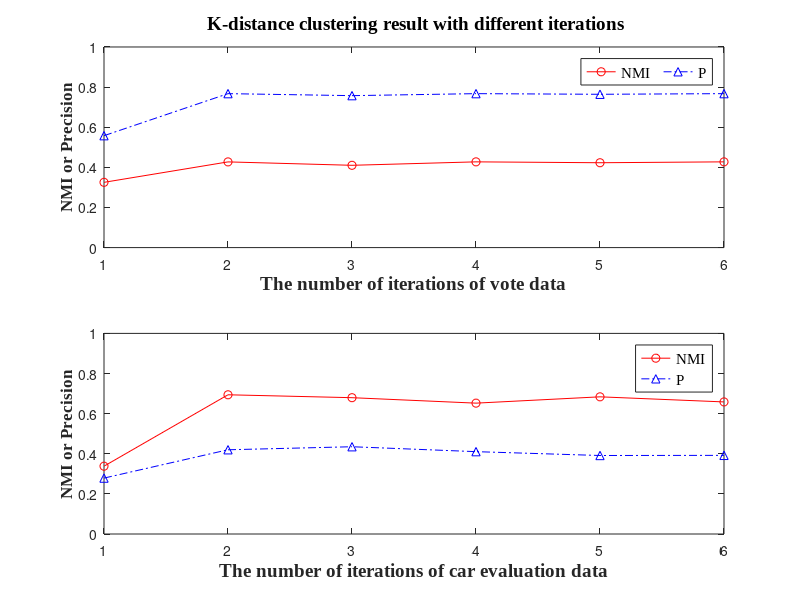

Reproduce this figure in MATLAB.
clc, clear, close all;
x=[1,2,3,4,5,6];
%vote data
y=[0.3253,0.4272,0.4102,0.4274,0.423,0.4274];%NMI
y1 =[0.5578,0.7674,0.7574,0.7674,0.7642,0.7674];

% car data
z=[0.338,0.694,0.6795,0.6523,0.6838,0.6584];% 1 is the car
z1=[0.2787,0.4199,0.435,0.4105,0.3913,0.392];

subplot(2,1,1);
plot(x,y,'-ro',x,y1,'-.b^')
title(' K-distance clustering result with different iterations','FontName','Times New Roman','FontWeight','Bold','FontSize',14);
xlabel('The number of iterations of vote data','FontName','Times New Roman','FontWeight','Bold','FontSize',14);
ylabel('NMI or Precision','FontName','Times New Roman','FontWeight','Bold','FontSize',12);
hleg=legend('NMI','P');
set(hleg,'FontName','Times New Roman','Fontsize',11);
axis([1 6 0 1]);
set(gca,'xtick',[1 2 3 4 5 6]);
set(gca,'ytick',[0 0.2 0.4 0.6 0.8 1]);
set(hleg,'Orientation','horizontal');
subplot(2,1,2);
%plot(x,z,'-ro',x,z1,'-.b',x,z2,':',x,z3,'g');
plot(x,z,'-ro',x,z1,'-.b^');
hleg=legend('NMI','P');
set(hleg,'FontName','Times New Roman','Fontsize',11);

xlabel('The number of iterations of car evaluation data','FontName','Times New Roman','FontWeight','Bold','FontSize',14);
ylabel('NMI or Precision','FontName','Times New Roman','FontWeight','Bold','FontSize',12);
axis([1 6 0 1]);
set(gca,'xtick',[1 2 3 4 5 6]);
set(gca,'ytick',[0 0.2 0.4 0.6 0.8 1]);